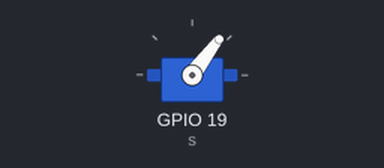
A program run on a simulated Raspberry Pi (BCM pin numbers). Parts: servo. Servo angles are drawn from the pulse width (0.5 ms = 0°, 2.5 ms = 180°). At 3.1 s the program stops and its outputs stay as they are.

Above: at 0.1 s.
At 1.47 s:
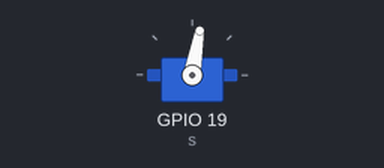
At 2.2 s:
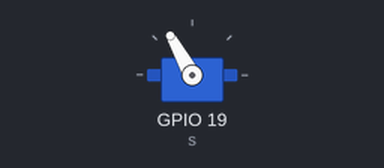
Timing chart, 0 to 3.7 s (numbered marks = the images above):
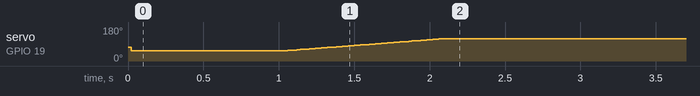

The program:

Servo-gpio18-TEST02.py
```python
"""
Gestion d'un servo moteur type MG996R
Connecteur XH5p, vcc / gnd / GPIO18
"""
from gpiozero import Servo
from time import sleep

# s = Servo(18, min_pulse_width=1/2000, max_pulse_width=1/450, frame_width=4/1000)
s = Servo(19, min_pulse_width=1/1550, max_pulse_width=1/500, frame_width=1/400)
s.value = -0.35
sleep(1)
for i in range(-35,75) : # de 0 à 180 °
    s.value = i/100
    sleep(0.01)
sleep(1)
s.value=None
s.detach()
```
